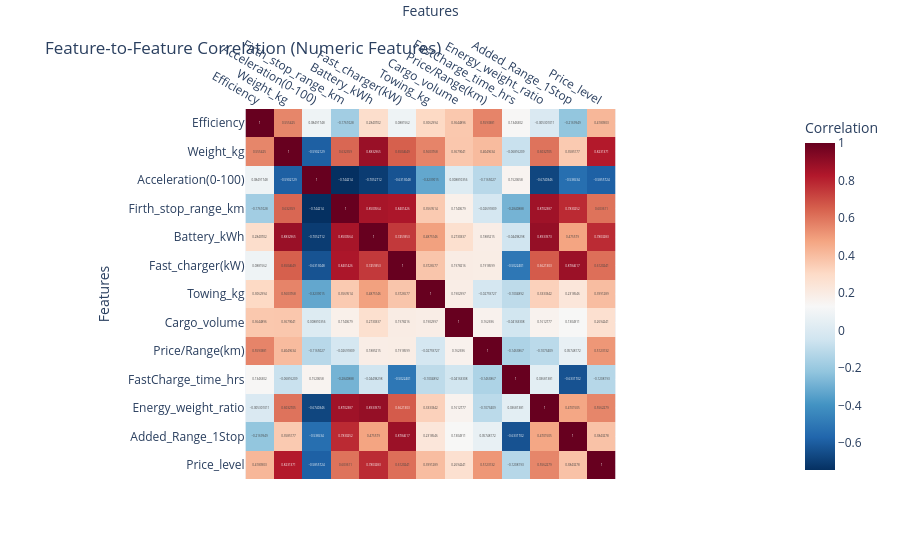

Source (notebook cell):
### Markdown cell above
# Correlation with features

### Code cell
import plotly.express as px
import numpy as np
import pandas as pd

corr_matrix = df[numeric_features.columns].corr()

fig = px.imshow(
    corr_matrix,
    text_auto=True,          # Show correlation numbers
    color_continuous_scale='RdBu_r',
    origin='upper',
    labels=dict(x="Features", y="Features", color="Correlation"),
    title="Feature-to-Feature Correlation (Numeric Features)"
)
fig.update_xaxes(side="top")
fig.show()

upper = corr_matrix.abs().where(np.triu(np.ones(corr_matrix.shape), k=1).astype(bool))
to_drop = [col for col in upper.columns if any(upper[col] > 0.85)]
print("Highly correlated features to drop:", to_drop)

### Figure 1 — Plotly figure (JSON) as saved in the notebook; plotly's stock layout.template omitted (floating-point values rounded to 4 significant figures; data arrays with more than 128 entries replaced by an {"elided": "..."} marker saying what was removed)
{"data": [{"coloraxis": "coloraxis", "hovertemplate": "Features: %{x}<br>Features: %{y}<br>Correlation: %{z}<extra></extra>", "name": "0", "texttemplate": "%{z}", "type": "heatmap", "x": ["Efficiency", "Weight_kg", "Acceleration(0-100)", "Firth_stop_range_km", "Battery_kWh", "Fast_charger(kW)", "Towing_kg", "Cargo_volume", "Price/Range(km)", "FastCharge_time_hrs", "Energy_weight_ratio", "Added_Range_1Stop", "Price_level"], "xaxis": "x", "y": ["Efficiency", "Weight_kg", "Acceleration(0-100)", "Firth_stop_range_km", "Battery_kWh", "Fast_charger(kW)", "Towing_kg", "Cargo_volume", "Price/Range(km)", "FastCharge_time_hrs", "Energy_weight_ratio", "Added_Range_1Stop", "Price_level"], "yaxis": "y", "z": {"elided": "13x13 float values"}}], "layout": {"coloraxis": {"colorbar": {"title": {"text": "Correlation"}}, "colorscale": [[0, "rgb(5,48,97)"], [0.1, "rgb(33,102,172)"], [0.2, "rgb(67,147,195)"], [0.3, "rgb(146,197,222)"], [0.4, "rgb(209,229,240)"], [0.5, "rgb(247,247,247)"], [0.6, "rgb(253,219,199)"], [0.7, "rgb(244,165,130)"], [0.8, "rgb(214,96,77)"], [0.9, "rgb(178,24,43)"], [1, "rgb(103,0,31)"]]}, "title": {"text": "Feature-to-Feature Correlation (Numeric Features)"}, "xaxis": {"anchor": "y", "constrain": "domain", "domain": [0, 1], "scaleanchor": "y", "side": "top", "title": {"text": "Features"}}, "yaxis": {"anchor": "x", "autorange": "reversed", "constrain": "domain", "domain": [0, 1], "title": {"text": "Features"}}}}
